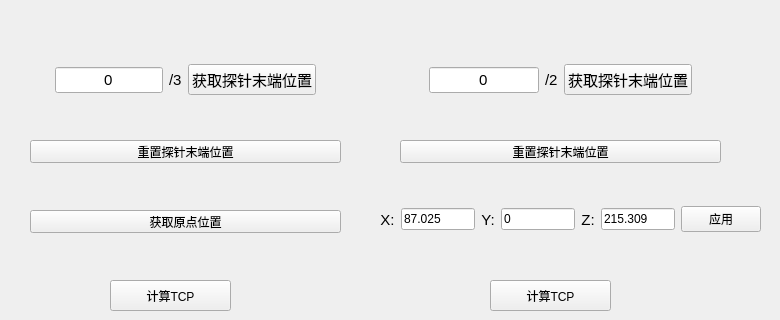
     <widget class="QWidget" name="tab_47">
      <attribute name="title">
       <string>末端TCP标定</string>
      </attribute>
      <widget class="QPushButton" name="ResetProbeEndPosOneBtn">
       <property name="geometry">
        <rect>
         <x>30</x>
         <y>140</y>
         <width>311</width>
         <height>23</height>
        </rect>
       </property>
       <property name="text">
        <string>重置探针末端位置</string>
       </property>
      </widget>
      <widget class="QWidget" name="horizontalLayoutWidget_6">
       <property name="geometry">
        <rect>
         <x>370</x>
         <y>170</y>
         <width>401</width>
         <height>99</height>
        </rect>
       </property>
       <layout class="QHBoxLayout" name="horizontalLayout_141">
        <property name="leftMargin">
         <number>10</number>
        </property>
        <property name="topMargin">
         <number>10</number>
        </property>
        <property name="rightMargin">
         <number>10</number>
        </property>
        <property name="bottomMargin">
         <number>10</number>
        </property>
        <item>
         <widget class="QLabel" name="GuiderRegistrationPointX">
          <property name="font">
           <font>
            <pointsize>11</pointsize>
           </font>
          </property>
          <property name="text">
           <string>X:</string>
          </property>
          <property name="alignment">
           <set>Qt::AlignCenter</set>
          </property>
         </widget>
        </item>
        <item>
         <widget class="QLineEdit" name="GuiderLineEditX">
          <property name="text">
           <string>87.025</string>
          </property>
         </widget>
        </item>
        <item>
         <widget class="QLabel" name="GuiderRegistrationPointY">
          <property name="font">
           <font>
            <pointsize>11</pointsize>
           </font>
          </property>
          <property name="text">
           <string>Y:</string>
          </property>
          <property name="alignment">
           <set>Qt::AlignCenter</set>
          </property>
         </widget>
        </item>
        <item>
         <widget class="QLineEdit" name="GuiderLineEditY">
          <property name="text">
           <string>0</string>
          </property>
         </widget>
        </item>
        <item>
         <widget class="QLabel" name="GuiderRegistrationPointZ">
          <property name="font">
           <font>
            <pointsize>11</pointsize>
           </font>
          </property>
          <property name="text">
           <string>Z:</string>
          </property>
          <property name="alignment">
           <set>Qt::AlignCenter</set>
          </property>
         </widget>
        </item>
        <item>
         <widget class="QLineEdit" name="GuiderLineEditZ">
          <property name="text">
           <string>215.309</string>
          </property>
         </widget>
        </item>
        <item>
         <widget class="QPushButton" name="SetGuiderOriginPosBtn">
          <property name="text">
           <string>应用</string>
          </property>
         </widget>
        </item>
       </layout>
      </widget>
      <widget class="QPushButton" name="GetGuiderOriginPosBtn">
       <property name="geometry">
        <rect>
         <x>30</x>
         <y>210</y>
         <width>311</width>
         <height>23</height>
        </rect>
       </property>
       <property name="text">
        <string>获取原点位置</string>
       </property>
      </widget>
      <widget class="QPushButton" name="ResetProbeEndPosTwoBtn">
       <property name="geometry">
        <rect>
         <x>400</x>
         <y>140</y>
         <width>321</width>
         <height>23</height>
        </rect>
       </property>
       <property name="text">
        <string>重置探针末端位置</string>
       </property>
      </widget>
      <widget class="QPushButton" name="CalculateGuiderTCPTwoBtn">
       <property name="geometry">
        <rect>
         <x>490</x>
         <y>280</y>
         <width>121</width>
         <height>31</height>
        </rect>
       </property>
       <property name="text">
        <string>计算TCP</string>
       </property>
      </widget>
      <widget class="QPushButton" name="CalculateGuiderTCPOneBtn">
       <property name="geometry">
        <rect>
         <x>110</x>
         <y>280</y>
         <width>121</width>
         <height>31</height>
        </rect>
       </property>
       <property name="text">
        <string>计算TCP</string>
       </property>
      </widget>
      <widget class="QWidget" name="horizontalLayoutWidget_7">
       <property name="geometry">
        <rect>
         <x>400</x>
         <y>40</y>
         <width>321</width>
         <height>80</height>
        </rect>
       </property>
       <layout class="QHBoxLayout" name="horizontalLayout_142">
        <item>
         <spacer name="horizontalSpacer_3">
          <property name="orientation">
           <enum>Qt::Horizontal</enum>
          </property>
          <property name="sizeHint" stdset="0">
           <size>
            <width>60</width>
            <height>20</height>
           </size>
          </property>
         </spacer>
        </item>
        <item>
         <widget class="QLineEdit" name="ProbeEndTwoCountLineEdit">
          <property name="font">
           <font>
            <pointsize>11</pointsize>
           </font>
          </property>
          <property name="layoutDirection">
           <enum>Qt::LeftToRight</enum>
          </property>
          <property name="text">
           <string>0</string>
          </property>
          <property name="alignment">
           <set>Qt::AlignCenter</set>
          </property>
         </widget>
        </item>
        <item>
         <widget class="QLabel" name="ProbEndTwoCountLabel">
          <property name="font">
           <font>
            <pointsize>11</pointsize>
           </font>
          </property>
          <property name="text">
           <string>/2</string>
          </property>
         </widget>
        </item>
        <item>
         <widget class="QPushButton" name="GetProbeEndPosTwoBtn">
          <property name="font">
           <font>
            <pointsize>11</pointsize>
           </font>
          </property>
          <property name="text">
           <string>获取探针末端位置</string>
          </property>
         </widget>
        </item>
        <item>
         <spacer name="horizontalSpacer_4">
          <property name="orientation">
           <enum>Qt::Horizontal</enum>
          </property>
          <property name="sizeHint" stdset="0">
           <size>
            <width>60</width>
            <height>20</height>
           </size>
          </property>
         </spacer>
        </item>
       </layout>
      </widget>
      <widget class="QWidget" name="horizontalLayoutWidget_8">
       <property name="geometry">
        <rect>
         <x>30</x>
         <y>40</y>
         <width>311</width>
         <height>80</height>
        </rect>
       </property>
       <layout class="QHBoxLayout" name="horizontalLayout_143">
        <item>
         <spacer name="horizontalSpacer_5">
          <property name="orientation">
           <enum>Qt::Horizontal</enum>
          </property>
          <property name="sizeHint" stdset="0">
           <size>
            <width>60</width>
            <height>20</height>
           </size>
          </property>
         </spacer>
        </item>
        <item>
         <widget class="QLineEdit" name="ProbeEndOneCountLineEdit">
          <property name="font">
           <font>
            <pointsize>11</pointsize>
           </font>
          </property>
          <property name="layoutDirection">
           <enum>Qt::LeftToRight</enum>
          </property>
          <property name="text">
           <string>0</string>
          </property>
          <property name="alignment">
           <set>Qt::AlignCenter</set>
          </property>
         </widget>
        </item>
        <item>
         <widget class="QLabel" name="ProbEndOneCountLabel_2">
          <property name="font">
           <font>
            <pointsize>11</pointsize>
           </font>
          </property>
          <property name="text">
           <string>/3</string>
          </property>
          <property name="margin">
           <number>3</number>
          </property>
         </widget>
        </item>
        <item>
         <widget class="QPushButton" name="GetProbeEndPosOneBtn">
          <property name="font">
           <font>
            <pointsize>11</pointsize>
           </font>
          </property>
          <property name="text">
           <string>获取探针末端位置</string>
          </property>
         </widget>
        </item>
        <item>
         <spacer name="horizontalSpacer_6">
          <property name="orientation">
           <enum>Qt::Horizontal</enum>
          </property>
          <property name="sizeHint" stdset="0">
           <size>
            <width>60</width>
            <height>20</height>
           </size>
          </property>
         </spacer>
        </item>
       </layout>
      </widget>
     </widget>
